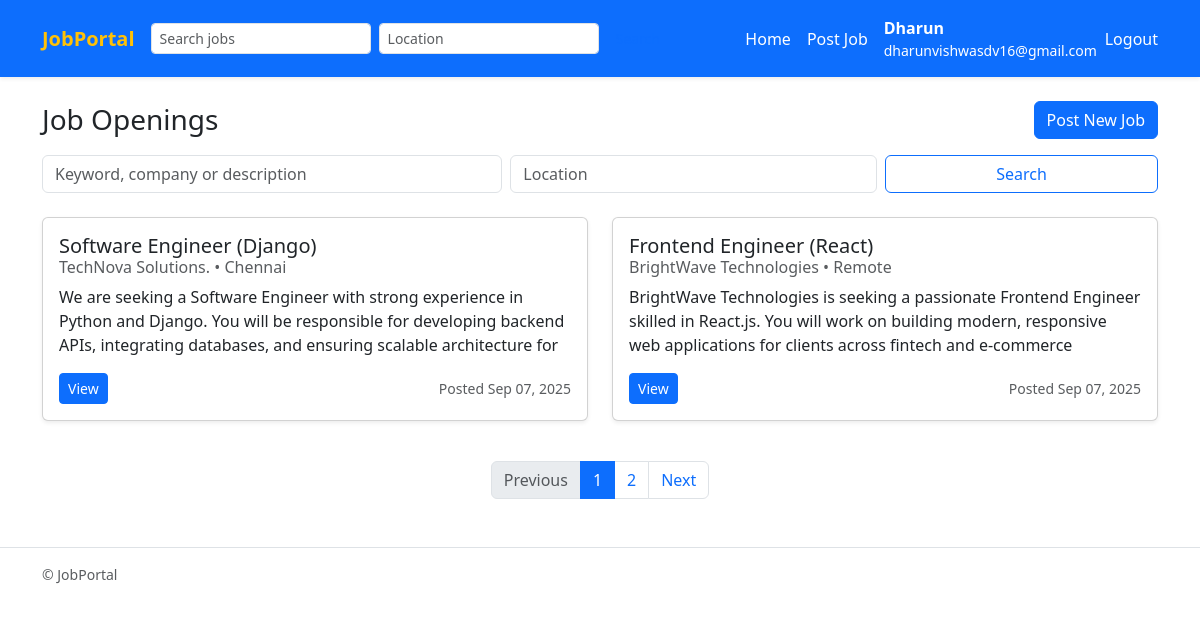
The page / (signed in) on the database its author committed.
### jobs/models.py (models this page shows, shortened)
class Job(models.Model):
    poster = models.ForeignKey(
        User, on_delete=models.CASCADE, related_name="posted_jobs"
    )
    title = models.CharField(max_length=255)
    company = models.CharField(max_length=255)
    description = models.TextField()
    location = models.CharField(max_length=255, blank=True)
    created_at = models.DateTimeField(auto_now_add=True)
    updated_at = models.DateTimeField(auto_now=True)
    class Meta:
        ordering = ["-created_at"]
        indexes = [
            models.Index(fields=["title"]),
            models.Index(fields=["company"]),
            models.Index(fields=["location"]),
        ]

### jobs/views.py (the view)
# urls.py: path("", views.JobListView.as_view(), name="job_list"),
class JobListView(ListView):
    model = Job
    template_name = "jobs/job_list.html"
    context_object_name = "jobs"
    paginate_by = 2
    def get_queryset(self):
        qs = super().get_queryset().order_by("-created_at")
        q = self.request.GET.get("q", "").strip()
        location = self.request.GET.get("location", "").strip()
        if q:
            qs = qs.filter(
                Q(title__icontains=q) | Q(description__icontains=q) | Q(company__icontains=q)
            )
        if location:
            qs = qs.filter(location__icontains=location)
        return qs
    def get_context_data(self, **kwargs):
        ctx = super().get_context_data(**kwargs)
        ctx["search_form"] = JobSearchForm(self.request.GET or None)
        return ctx

### jobs/forms.py
class JobSearchForm(forms.Form):
    q = forms.CharField(required=False, label="Keyword", widget=forms.TextInput(attrs={"placeholder": "keyword"}))
    location = forms.CharField(required=False, label="Location", widget=forms.TextInput(attrs={"placeholder": "location"}))

### jobs/templates/jobs/job_list.html (shortened to what this page needs)
{% extends 'jobs/base.html' %}
{% block content %}
<div class="d-flex justify-content-between align-items-center mb-3">
  <h1 class="h3 mb-0">Job Openings</h1>
  {% if user.is_authenticated and user.profile.is_employer %}
    <a href="{% url 'jobs:job_create' %}" class="btn btn-primary">Post New Job</a>
  {% endif %}
</div>
<form method="get" class="row g-2 mb-4">
  <div class="col-md-5">
    <input name="q" value="{{ request.GET.q|default:'' }}" class="form-control" placeholder="Keyword, company or description" aria-label="Search jobs">
  </div>
  <div class="col-md-4">
    <input name="location" value="{{ request.GET.location|default:'' }}" class="form-control" placeholder="Location" aria-label="Location">
  </div>
  <div class="col-md-3 d-grid">
    <button class="btn btn-outline-primary">Search</button>
  </div>
</form>
<div class="row">
  {% for job in jobs %}
    <div class="col-md-6 mb-4">
      <div class="card h-100 shadow-sm">
        <div class="card-body d-flex flex-column">
          <h5 class="card-title mb-1">{{ job.title }}</h5>
          <h6 class="card-subtitle mb-2 text-muted">
            {{ job.company }}{% if job.location %} • {{ job.location }}{% endif %}
          </h6>
          <p class="card-text mb-3" style="max-height:4.5em; overflow:hidden; text-overflow:ellipsis;">
            {{ job.description }}
          </p>
          <div class="mt-auto d-flex justify-content-between align-items-center">
            <a href="{% url 'jobs:job_detail' job.pk %}" class="btn btn-sm btn-primary">View</a>
            <div class="text-end">
              <small class="text-muted d-block">Posted {{ job.created_at|date:"M d, Y" }}</small>
            </div>
          </div>
        </div>
      </div>
    </div>
  {% empty %}
    <div class="col-12">
      <div class="alert alert-info mb-0">No jobs found matching your criteria.</div>
    </div>
  {% endfor %}
</div>
<nav aria-label="Job list pagination" class="mt-3">
  {% with q=request.GET.q|urlencode location=request.GET.location|urlencode %}
    {% if is_paginated %}
      <ul class="pagination justify-content-center mb-0">
        {% if page_obj.has_previous %}
          <li class="page-item">
            <a class="page-link" href="?page={{ page_obj.previous_page_number }}{% if q %}&q={{ q }}{% endif %}{% if location %}&location={{ location }}{% endif %}">Previous</a>
          </li>
        {% else %}
          <li class="page-item disabled"><span class="page-link">Previous</span></li>
        {% endif %}
        {% if page_obj.number == 1 %}
          <li class="page-item active"><span class="page-link">1</span></li>
        {% else %}
          <li class="page-item"><a class="page-link" href="?page=1{% if q %}&q={{ q }}{% endif %}{% if location %}&location={{ location }}{% endif %}">1</a></li>
        {% endif %}
        {% if paginator.num_pages > 1 %}
          {% if page_obj.number == paginator.num_pages %}
            <li class="page-item active"><span class="page-link">{{ paginator.num_pages }}</span></li>
          {% else %}
            <li class="page-item"><a class="page-link" href="?page={{ paginator.num_pages }}{% if q %}&q={{ q }}{% endif %}{% if location %}&location={{ location }}{% endif %}">{{ paginator.num_pages }}</a></li>
          {% endif %}
        {% endif %}
        {% if page_obj.has_next %}
          <li class="page-item">
            <a class="page-link" href="?page={{ page_obj.next_page_number }}{% if q %}&q={{ q }}{% endif %}{% if location %}&location={{ location }}{% endif %}">Next</a>
          </li>
        {% else %}
          <li class="page-item disabled"><span class="page-link">Next</span></li>
        {% endif %}
      </ul>
    {% endif %}
  {% endwith %}
</nav>
{% endblock %}

### jobs/templates/jobs/base.html (shortened to what this page needs)
{% load static %}
<!doctype html>
<html lang="en">
<head>
  <link href="https://cdn.jsdelivr.net/npm/bootstrap@5.3.0/dist/css/bootstrap.min.css" rel="stylesheet">
</head>
<body>
<nav class="navbar navbar-expand-lg navbar-primary bg-primary shadow-sm">
  <div class="container">
    <a class="navbar-brand  text-warning fw-bold" href="{% url 'jobs:job_list' %}">JobPortal</a>
    <div class="collapse navbar-collapse" id="mainNav">
      <form class="d-flex me-auto" method="get" action="{% url 'jobs:job_list' %}">
        <input name="q" class="form-control form-control-sm me-2" type="search" placeholder="Search jobs" aria-label="Search"
               value="{{ request.GET.q|default:'' }}">
        <input name="location" class="form-control form-control-sm me-2" type="search" placeholder="Location"
               value="{{ request.GET.location|default:'' }}">
        <button class="btn btn-sm btn-outline-primary" type="submit">Search</button>
      </form>
      <ul class="navbar-nav ms-auto mb-2 mb-lg-0 align-items-center">
        {% if user.is_authenticated %}
          {% if user.profile.is_employer %}
          <li class="nav-item">
              <a class="nav-link text-white" href="{% url 'jobs:job_list' %}">Home</a>
            </li>
            <li class="nav-item">
              <a class="nav-link text-white" href="{% url 'jobs:job_create' %}">Post Job</a>
            </li>
          {% else %}
            <li class="nav-item">
              <a class="nav-link text-white" href="{% url 'jobs:job_list' %}">Jobs</a>
            </li>
          {% endif %}
           <li class="nav-item">
            <a class="nav-link text-white" href="#">
              <strong>{{ user.username }}</strong>
              {% if user.email %}<small class="text-white d-block">{{ user.email }}</small>{% endif %}
            </a>
          </li>
          <li class="nav-item">
            <form method="post" action="{% url 'logout' %}" style="display:inline;">
  <button type="submit" class="btn btn-link nav-link p-0 text-white">Logout</button>
</form>
          </li>
        {% endif %}
      </ul>
    </div>
  </div>
</nav>
<main class="container py-4">
  {% block content %}{% endblock %}
</main>
<footer class="border-top py-3 mt-4">
  <div class="container text-muted small">
    &copy; {{ now.year }} JobPortal
  </div>
</footer>
</body>
</html>

### jobs/templates/jobs/base.html (style rules this page uses)
.nav-item .nav-link { white-space: nowrap; }

### rows shown on the page
Job: title "Software Engineer (Django)", company "TechNova Solutions.", location "Chennai", description "We are seeking a Software Engineer with strong experience in Python and Django. You will be responsible for developing backend APIs, integrating databases, and ensuring scalable architecture for…", created_at "Sep 07, 2025"
Job: title "Frontend Engineer (React)", company "BrightWave Technologies", location "Remote", description "BrightWave Technologies is seeking a passionate Frontend Engineer skilled in React.js. You will work on building modern, responsive web applications for clients across fintech and e-commerce…", created_at "Sep 07, 2025"

### other values the page prints
{{ user.username }} "Dharun"
{{ user.email }} "dharunvishwasdv16@gmail.com"
{{ paginator.num_pages }} "2"
